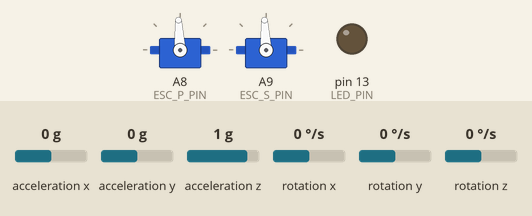
The program below on a simulated Teensy 4. Shown: 2 × servo, output pins drawn as LEDs (lit = HIGH). Wiring (inferred from the names in the program): MPU-6050 motion sensor at I2C address 0x68. The inputs (shaded band) are chosen by the test bench; at power-on: acceleration x 0 g, acceleration y 0 g, acceleration z 1 g, rotation x 0 °/s, rotation y 0 °/s, rotation z 0 °/s. What the program prints to the serial monitor is not drawn.

Above: at 0.0 s.
At 5.1 s:
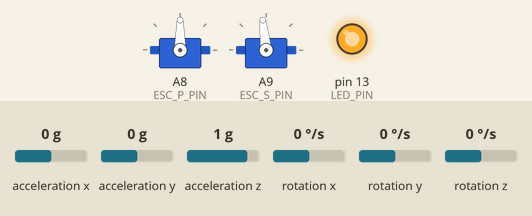
Timing chart, 0 to 6.6 s (numbered marks = the images above):
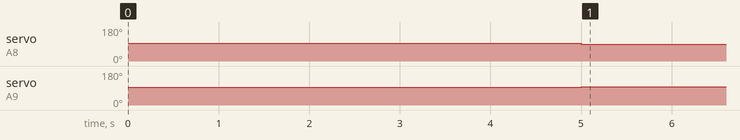

Measured:
- by itself, servo on A8 (ESC_P_PIN): 93° → 90° at 5.0 s
- by itself, servo on A9 (ESC_S_PIN): 93° → 96° at 5.0 s

The program:

main.cpp
```cpp
#include <Arduino.h>
#include <Servo.h>

#include <Wire.h>
#include <MPU6050.h>

Servo ESC_P;
Servo ESC_S;
MPU6050 mpu;

int pos = 0;
int ESC_P_PIN = 22;
int ESC_S_PIN = 23;
int LED_PIN = LED_BUILTIN;
int led_state = LOW;

const int MPU_addr = 0x68; //I2C address of MPU-6050
int16_t AcX, AcY, AcZ, Tmp, GyX, GyY, GyZ;

void setup(){
  ESC_P.attach(ESC_P_PIN);
  ESC_S.attach(ESC_S_PIN);
  ESC_P.writeMicroseconds(1500);
  ESC_S.writeMicroseconds(1500); // send "stop" signal to ESC. Also necessary to arm the ESC
  delay(5000);
  pinMode(LED_PIN, OUTPUT);

  Serial.begin(9600);
  Wire.begin();
  Wire.beginTransmission(MPU_addr);
  Wire.write(0x6B); // PWR_MGMT_1 register
  Wire.write(0);  // set to 0 (wakes up MPU-6050)
  Wire.endTransmission(true);
}

void loop(){
  digitalWrite(LED_PIN, HIGH);
  ESC_P.writeMicroseconds(1470);
  ESC_S.writeMicroseconds(1530);

  Wire.beginTransmission(MPU_addr);
  Wire.write(0x3B);
  Wire.endTransmission(false);
  Wire.requestFrom(MPU_addr,14,true);
  AcX=Wire.read()<<8|Wire.read();  // 0x3B (ACCEL_XOUT_H) & 0x3C (ACCEL_XOUT_L)
  AcY=Wire.read()<<8|Wire.read();  // 0x3D (ACCEL_YOUT_H) & 0x3E (ACCEL_YOUT_L)
  AcZ=Wire.read()<<8|Wire.read();  // 0x3F (ACCEL_ZOUT_H) & 0x40 (ACCEL_ZOUT_L)
  Tmp=Wire.read()<<8|Wire.read();  // 0x41 (TEMP_OUT_H) & 0x42 (TEMP_OUT_L)
  GyX=Wire.read()<<8|Wire.read();  // 0x43 (GYRO_XOUT_H) & 0x44 (GYRO_XOUT_L)
  GyY=Wire.read()<<8|Wire.read();  // 0x45 (GYRO_YOUT_H) & 0x46 (GYRO_YOUT_L)
  GyZ=Wire.read()<<8|Wire.read();  // 0x47 (GYRO_ZOUT_H) & 0x48 (GYRO_ZOUT_L)
  Serial.print("AcX = "); Serial.print(AcX);
  Serial.print(" | AcY = "); Serial.print(AcY);
  Serial.print(" | AcZ = "); Serial.print(AcZ);
  Serial.print(" | Tmp = "); Serial.print(Tmp/340.00+36.53);  //equation for temperature in degrees C from datasheet
  Serial.print(" | GyX = "); Serial.print(GyX);
  Serial.print(" | GyY = "); Serial.print(GyY);
  Serial.print(" | GyZ = "); Serial.println(GyZ);
  delay(10);


  // for(pos=0; pos < 180; pos+=1){
  //   MG996.write(pos);
  //   delay(15);
  //   if (led_state == LOW)
  //     led_state = HIGH;
  //   else
  //     led_state = LOW;
  //   digitalWrite(LED_PIN, led_state);
  // }
  // digitalWrite(LED_PIN, led_state);
  // delay(1000);
  // for(pos=180; pos>=0; pos-=1){
  //   MG996.write(pos);
  //   delay(15);
  //   if (led_state == LOW)
  //     led_state = HIGH;
  //   else
  //     led_state = LOW;
  //   digitalWrite(LED_PIN, led_state);
  // }
  // digitalWrite(LED_PIN, led_state);
  // delay(1000);
}
```
